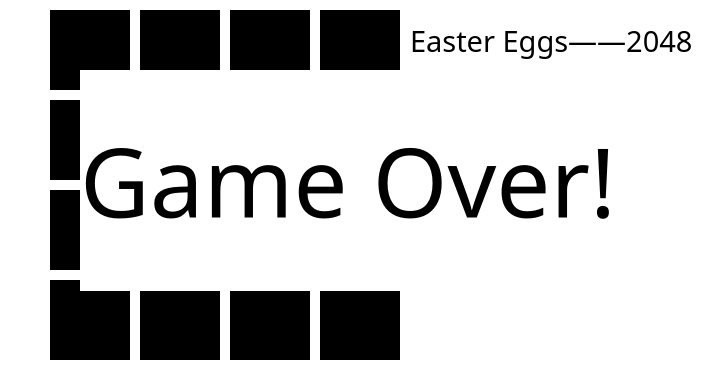
<?xml version="1.0" encoding="UTF-8"?>
<ui version="4.0">
 <class>game</class>
 <widget class="QWidget" name="game">
  <property name="geometry">
   <rect>
    <x>0</x>
    <y>0</y>
    <width>713</width>
    <height>386</height>
   </rect>
  </property>
  <property name="windowTitle">
   <string>Easter Eggs</string>
  </property>
  <property name="windowIcon">
   <iconset resource="Memo-resource.qrc">
    <normaloff>:/image/anticipate.jpg</normaloff>:/image/anticipate.jpg</iconset>
  </property>
  <property name="styleSheet">
   <string notr="true">background-color: rgb(255,255,255);</string>
  </property>
  <widget class="QLabel" name="l00">
   <property name="geometry">
    <rect>
     <x>50</x>
     <y>10</y>
     <width>80</width>
     <height>80</height>
    </rect>
   </property>
   <property name="styleSheet">
    <string notr="true">background-color: rgb(0, 0, 0);
color: rgb(255, 255, 255);</string>
   </property>
   <property name="text">
    <string/>
   </property>
  </widget>
  <widget class="QLabel" name="l10">
   <property name="geometry">
    <rect>
     <x>50</x>
     <y>100</y>
     <width>80</width>
     <height>80</height>
    </rect>
   </property>
   <property name="styleSheet">
    <string notr="true">background-color: rgb(0, 0, 0);
color: rgb(255, 255, 255);</string>
   </property>
   <property name="text">
    <string/>
   </property>
  </widget>
  <widget class="QLabel" name="l20">
   <property name="geometry">
    <rect>
     <x>50</x>
     <y>190</y>
     <width>80</width>
     <height>80</height>
    </rect>
   </property>
   <property name="styleSheet">
    <string notr="true">background-color: rgb(0, 0, 0);
color: rgb(255, 255, 255);</string>
   </property>
   <property name="text">
    <string/>
   </property>
  </widget>
  <widget class="QLabel" name="l30">
   <property name="geometry">
    <rect>
     <x>50</x>
     <y>280</y>
     <width>80</width>
     <height>80</height>
    </rect>
   </property>
   <property name="styleSheet">
    <string notr="true">background-color: rgb(0, 0, 0);
color: rgb(255, 255, 255);</string>
   </property>
   <property name="text">
    <string/>
   </property>
  </widget>
  <widget class="QLabel" name="l01">
   <property name="geometry">
    <rect>
     <x>140</x>
     <y>10</y>
     <width>80</width>
     <height>80</height>
    </rect>
   </property>
   <property name="styleSheet">
    <string notr="true">background-color: rgb(0, 0, 0);
color: rgb(255, 255, 255);</string>
   </property>
   <property name="text">
    <string/>
   </property>
  </widget>
  <widget class="QLabel" name="l11">
   <property name="geometry">
    <rect>
     <x>140</x>
     <y>100</y>
     <width>80</width>
     <height>80</height>
    </rect>
   </property>
   <property name="styleSheet">
    <string notr="true">background-color: rgb(0, 0, 0);
color: rgb(255, 255, 255);</string>
   </property>
   <property name="text">
    <string/>
   </property>
  </widget>
  <widget class="QLabel" name="l21">
   <property name="geometry">
    <rect>
     <x>140</x>
     <y>190</y>
     <width>80</width>
     <height>80</height>
    </rect>
   </property>
   <property name="styleSheet">
    <string notr="true">background-color: rgb(0, 0, 0);
color: rgb(255, 255, 255);</string>
   </property>
   <property name="text">
    <string/>
   </property>
  </widget>
  <widget class="QLabel" name="l31">
   <property name="geometry">
    <rect>
     <x>140</x>
     <y>280</y>
     <width>80</width>
     <height>80</height>
    </rect>
   </property>
   <property name="styleSheet">
    <string notr="true">background-color: rgb(0, 0, 0);
color: rgb(255, 255, 255);</string>
   </property>
   <property name="text">
    <string/>
   </property>
  </widget>
  <widget class="QLabel" name="l02">
   <property name="geometry">
    <rect>
     <x>230</x>
     <y>10</y>
     <width>80</width>
     <height>80</height>
    </rect>
   </property>
   <property name="styleSheet">
    <string notr="true">background-color: rgb(0, 0, 0);
color: rgb(255, 255, 255);</string>
   </property>
   <property name="text">
    <string/>
   </property>
  </widget>
  <widget class="QLabel" name="l12">
   <property name="geometry">
    <rect>
     <x>230</x>
     <y>100</y>
     <width>80</width>
     <height>80</height>
    </rect>
   </property>
   <property name="styleSheet">
    <string notr="true">background-color: rgb(0, 0, 0);
color: rgb(255, 255, 255);</string>
   </property>
   <property name="text">
    <string/>
   </property>
  </widget>
  <widget class="QLabel" name="l22">
   <property name="geometry">
    <rect>
     <x>230</x>
     <y>190</y>
     <width>80</width>
     <height>80</height>
    </rect>
   </property>
   <property name="styleSheet">
    <string notr="true">background-color: rgb(0, 0, 0);
color: rgb(255, 255, 255);</string>
   </property>
   <property name="text">
    <string/>
   </property>
  </widget>
  <widget class="QLabel" name="l32">
   <property name="geometry">
    <rect>
     <x>230</x>
     <y>280</y>
     <width>80</width>
     <height>80</height>
    </rect>
   </property>
   <property name="styleSheet">
    <string notr="true">background-color: rgb(0, 0, 0);
color: rgb(255, 255, 255);</string>
   </property>
   <property name="text">
    <string/>
   </property>
  </widget>
  <widget class="QLabel" name="l03">
   <property name="geometry">
    <rect>
     <x>320</x>
     <y>10</y>
     <width>80</width>
     <height>80</height>
    </rect>
   </property>
   <property name="styleSheet">
    <string notr="true">background-color: rgb(0, 0, 0);
color: rgb(255, 255, 255);</string>
   </property>
   <property name="text">
    <string/>
   </property>
  </widget>
  <widget class="QLabel" name="l13">
   <property name="geometry">
    <rect>
     <x>320</x>
     <y>100</y>
     <width>80</width>
     <height>80</height>
    </rect>
   </property>
   <property name="font">
    <font>
     <family>方正粗黑宋简体</family>
     <pointsize>20</pointsize>
     <italic>false</italic>
    </font>
   </property>
   <property name="styleSheet">
    <string notr="true">background-color: rgb(0, 0, 0);
color: rgb(255, 255, 255);</string>
   </property>
   <property name="text">
    <string/>
   </property>
  </widget>
  <widget class="QLabel" name="l23">
   <property name="geometry">
    <rect>
     <x>320</x>
     <y>190</y>
     <width>80</width>
     <height>80</height>
    </rect>
   </property>
   <property name="styleSheet">
    <string notr="true">background-color: rgb(0, 0, 0);
color: rgb(255, 255, 255);</string>
   </property>
   <property name="text">
    <string/>
   </property>
  </widget>
  <widget class="QLabel" name="l33">
   <property name="geometry">
    <rect>
     <x>320</x>
     <y>280</y>
     <width>80</width>
     <height>80</height>
    </rect>
   </property>
   <property name="styleSheet">
    <string notr="true">background-color: rgb(0, 0, 0);
color: rgb(255, 255, 255);</string>
   </property>
   <property name="text">
    <string/>
   </property>
  </widget>
  <widget class="QPushButton" name="btn_up">
   <property name="geometry">
    <rect>
     <x>520</x>
     <y>100</y>
     <width>65</width>
     <height>65</height>
    </rect>
   </property>
   <property name="styleSheet">
    <string notr="true">background-image: url(:/image/up.png);</string>
   </property>
   <property name="text">
    <string/>
   </property>
   <property name="flat">
    <bool>true</bool>
   </property>
  </widget>
  <widget class="QPushButton" name="btn_left">
   <property name="geometry">
    <rect>
     <x>450</x>
     <y>160</y>
     <width>65</width>
     <height>65</height>
    </rect>
   </property>
   <property name="styleSheet">
    <string notr="true">background-image: url(:/image/left.png);</string>
   </property>
   <property name="text">
    <string/>
   </property>
   <property name="flat">
    <bool>true</bool>
   </property>
  </widget>
  <widget class="QPushButton" name="btn_down">
   <property name="geometry">
    <rect>
     <x>520</x>
     <y>210</y>
     <width>65</width>
     <height>65</height>
    </rect>
   </property>
   <property name="styleSheet">
    <string notr="true">background-image: url(:/image/down.png);</string>
   </property>
   <property name="text">
    <string/>
   </property>
   <property name="flat">
    <bool>true</bool>
   </property>
  </widget>
  <widget class="QPushButton" name="btn_right">
   <property name="geometry">
    <rect>
     <x>590</x>
     <y>160</y>
     <width>65</width>
     <height>65</height>
    </rect>
   </property>
   <property name="styleSheet">
    <string notr="true">background-image: url(:/image/right.png);</string>
   </property>
   <property name="text">
    <string/>
   </property>
   <property name="flat">
    <bool>true</bool>
   </property>
  </widget>
  <widget class="QLabel" name="label">
   <property name="geometry">
    <rect>
     <x>410</x>
     <y>10</y>
     <width>351</width>
     <height>61</height>
    </rect>
   </property>
   <property name="font">
    <font>
     <family>Showcard Gothic</family>
     <pointsize>22</pointsize>
    </font>
   </property>
   <property name="text">
    <string>Easter Eggs——2048</string>
   </property>
  </widget>
  <widget class="QLabel" name="OverNotice">
   <property name="geometry">
    <rect>
     <x>80</x>
     <y>70</y>
     <width>581</width>
     <height>221</height>
    </rect>
   </property>
   <property name="font">
    <font>
     <family>Showcard Gothic</family>
     <pointsize>72</pointsize>
    </font>
   </property>
   <property name="text">
    <string>Game Over!</string>
   </property>
  </widget>
 </widget>
 <resources>
  <include location="Memo-resource.qrc"/>
 </resources>
 <connections/>
</ui>
